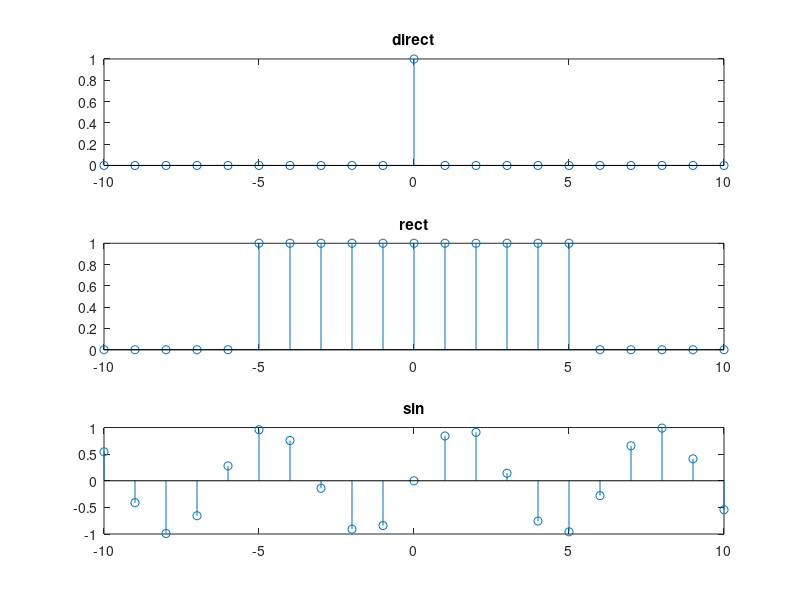

This figure's MATLAB source:
clc
clear clear all
n = -10:10

direct = 1.*(n ==0);
subplot(3,1,1)
stem(n,direct)
title('direct')

rect = 1.*((n >=-5).*(n <=5));
subplot(3,1,2)
stem(n,rect);
title('rect')

sine = sin(n);
subplot(3,1,3)
stem(n,sine)
title('sin')